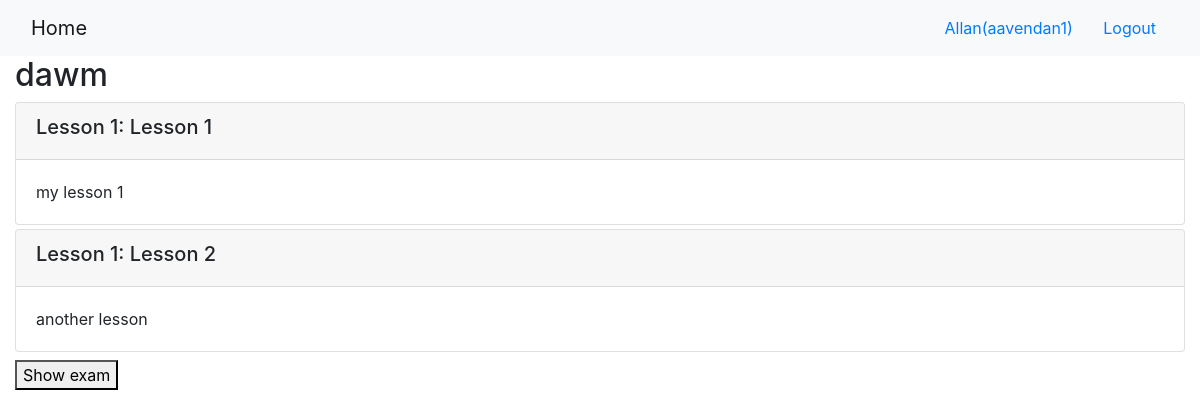
/onlinecourse/1/ (signed in), run on an earlier commit of the app's database.
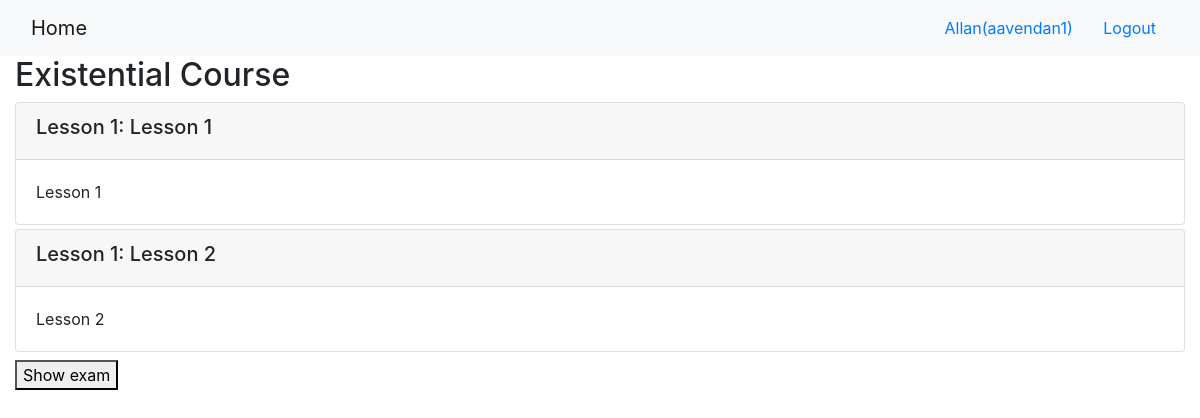
And on a later commit of the database.
### onlinecourse/models.py (models this page shows, shortened)
class Course(models.Model):
    name = models.CharField(null=False, max_length=30, default='online course')
    image = models.ImageField(upload_to='course_images/')
    description = models.CharField(max_length=1000)
    pub_date = models.DateField(null=True)
    instructors = models.ManyToManyField(Instructor)
    users = models.ManyToManyField(settings.AUTH_USER_MODEL, through='Enrollment')
    total_enrollment = models.IntegerField(default=0)
    is_enrolled = False

class Lesson(models.Model):
    title = models.CharField(max_length=200, default="title")
    order = models.IntegerField(default=0)
    course = models.ForeignKey(Course, on_delete=models.CASCADE)
    content = models.TextField()

### onlinecourse/views.py (the view)
# urls.py: path('<int:pk>/', views.CourseDetailView.as_view(), name='course_details'),
class CourseDetailView(generic.DetailView):
    model = Course
    template_name = 'onlinecourse/course_detail_bootstrap.html'

### onlinecourse/templates/onlinecourse/course_detail_bootstrap.html (shortened to what this page needs)
<!DOCTYPE html>
<html lang="en">
<head>
     {% load static %}
    <link rel="stylesheet" href="https://maxcdn.bootstrapcdn.com/bootstrap/4.5.2/css/bootstrap.min.css">
</head>
<body>
    <nav class="navbar navbar-light bg-light">
        <div class="container-fluid">
            <div class="navbar-header">
                  <a class="navbar-brand" href="{% url 'onlinecourse:index' %}">Home</a>
            </div>
            <ul class="nav navbar-nav navbar-right">
                {% if user.is_authenticated %}
                <li>
                    <a class="btn btn-link" href="#">{{ user.first_name }}({{ user.username }})</a>
                    <a class="btn btn-link" href="{% url 'onlinecourse:logout' %}">Logout</a>
                </li>
                {% endif %}
            </ul>
        </div>
    </nav>
    <div class="container-fluid">
            <h2>{{ course.name }}</h2>
            <div class="card-columns-vertical">
                {% for lesson in course.lesson_set.all %}
                    <div class="card mt-1">
                        <div class="card-header"><h5>Lesson {{lesson.order|add:1}}: {{lesson.title}}</h5></div>
                        <div class="card-body">{{lesson.content}}</div>
                    </div>
                {% endfor %}
            </div>
            <button class="my-2" data-toggle="collapse" data-target="#demo">Show exam</button>
    </div>
</body>
</html>

What changed in the data, as far as the page shows it:
changed Course: name "dawm" → "Existential Course"
changed Lesson "Lesson 1": content "my lesson 1" → "Lesson 1"
changed Lesson "Lesson 2": content "another lesson" → "Lesson 2"
